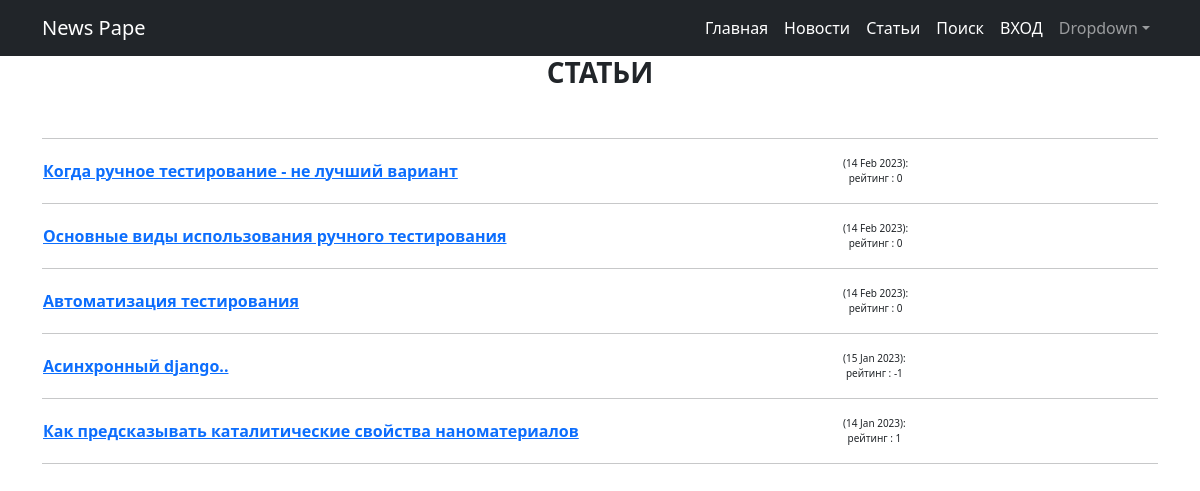
The app's page /article/ with its own data.
### news/models.py (models this page shows, shortened)
class Post(models.Model):
    author = models.ForeignKey(Author, on_delete=models.CASCADE)
    NEWS = 'nw'
    ARTICLE = 'ar'
    CATEGORY_CHOICES = ((NEWS, 'Новость'), (ARTICLE, 'Статья'))
    categoryType = models.CharField(max_length=2, choices=CATEGORY_CHOICES, default=NEWS)
    dateCreation = models.DateTimeField(auto_now_add=True)
    postCategory = models.ManyToManyField(Category, through='PostCategory')
    title = models.CharField(max_length=128)
    text = models.TextField()
    rating = models.SmallIntegerField(default=0)

### news/views.py (the view)
# urls.py: path('article/', Article.as_view(), name='article_list'),
class Article(ListView):
    queryset = Post.objects.filter(categoryType='ar')
    ordering = '-dateCreation'
    context_object_name = 'Article'
    template_name = 'news/article.html'

### news/templates/news/article.html (shortened to what this page needs)
{% extends 'flatpages/default.html' %}
{% block content %}
<h3><strong>СТАТЬИ</strong></h3>
<br>
<hr>
{% for art in Article %}
<table>
     <tr>
     <td width="800"  align="left" style="font-size:16px"><strong><a href="/news/{{ art.pk }}">{{ art.title }}</a></strong></td>
     <td style="font-size:10px">({{ art.dateCreation|date:'d M Y' }}):<br>
     рейтинг : {% if art.rating != 0 %}{{ art.rating }}{% else %}0{% endif %}</td>
     <td>
     </tr>
</table>
<hr>
{% endfor %}
{% endblock content %}

### records on screen
Post: title "Когда ручное тестирование - не лучший вариант", dateCreation "14 Feb 2023", rating "0"
Post: title "Основные виды использования ручного тестирования", dateCreation "14 Feb 2023", rating "0"
Post: title "Автоматизация тестирования", dateCreation "14 Feb 2023", rating "0"
Post: title "Асинхронный django..", dateCreation "15 Jan 2023", rating "-1"
Post: title "Как предсказывать каталитические свойства наноматериалов", dateCreation "14 Jan 2023", rating "1"
